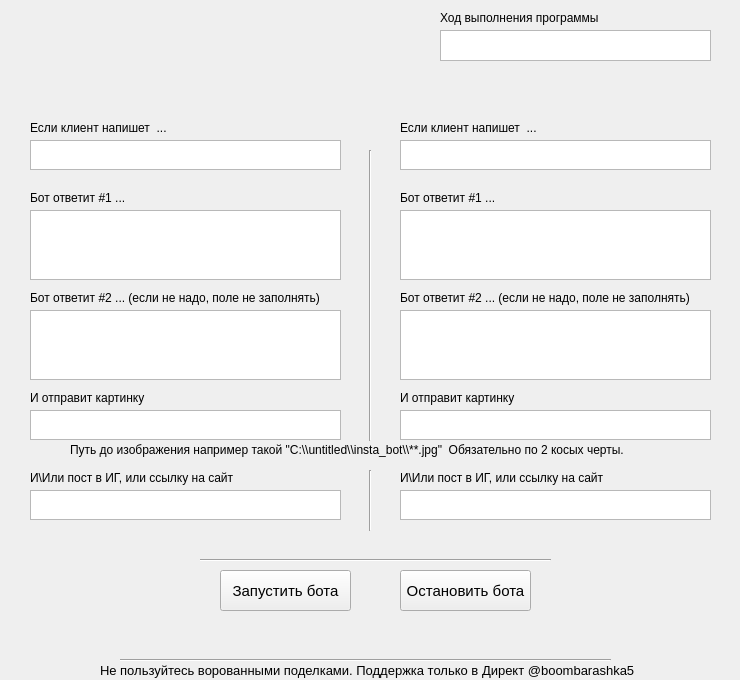
<?xml version="1.0" encoding="UTF-8"?>
<ui version="4.0">
 <class>MainWindow</class>
 <widget class="QMainWindow" name="MainWindow">
  <property name="geometry">
   <rect>
    <x>0</x>
    <y>0</y>
    <width>740</width>
    <height>680</height>
   </rect>
  </property>
  <property name="minimumSize">
   <size>
    <width>740</width>
    <height>680</height>
   </size>
  </property>
  <property name="maximumSize">
   <size>
    <width>740</width>
    <height>680</height>
   </size>
  </property>
  <property name="windowTitle">
   <string>BoomBarashka v1.01</string>
  </property>
  <widget class="QWidget" name="centralwidget">
   <widget class="QLabel" name="label">
    <property name="geometry">
     <rect>
      <x>40</x>
      <y>20</y>
      <width>251</width>
      <height>91</height>
     </rect>
    </property>
    <property name="text">
     <string/>
    </property>
    <property name="pixmap">
     <pixmap>logo.png</pixmap>
    </property>
    <property name="scaledContents">
     <bool>true</bool>
    </property>
    <property name="alignment">
     <set>Qt::AlignCenter</set>
    </property>
   </widget>
   <widget class="QTextEdit" name="textEdit">
    <property name="geometry">
     <rect>
      <x>30</x>
      <y>140</y>
      <width>311</width>
      <height>30</height>
     </rect>
    </property>
    <property name="font">
     <font>
      <pointsize>10</pointsize>
     </font>
    </property>
    <property name="html">
     <string>&lt;!DOCTYPE HTML PUBLIC &quot;-//W3C//DTD HTML 4.0//EN&quot; &quot;http://www.w3.org/TR/REC-html40/strict.dtd&quot;&gt;
&lt;html&gt;&lt;head&gt;&lt;meta name=&quot;qrichtext&quot; content=&quot;1&quot; /&gt;&lt;style type=&quot;text/css&quot;&gt;
p, li { white-space: pre-wrap; }
&lt;/style&gt;&lt;/head&gt;&lt;body style=&quot; font-family:'MS Shell Dlg 2'; font-size:10pt; font-weight:400; font-style:normal;&quot;&gt;
&lt;p style=&quot;-qt-paragraph-type:empty; margin-top:0px; margin-bottom:0px; margin-left:0px; margin-right:0px; -qt-block-indent:0; text-indent:0px;&quot;&gt;&lt;br /&gt;&lt;/p&gt;&lt;/body&gt;&lt;/html&gt;</string>
    </property>
   </widget>
   <widget class="QTextEdit" name="textEdit_2">
    <property name="geometry">
     <rect>
      <x>400</x>
      <y>140</y>
      <width>311</width>
      <height>30</height>
     </rect>
    </property>
    <property name="font">
     <font>
      <pointsize>10</pointsize>
     </font>
    </property>
    <property name="html">
     <string>&lt;!DOCTYPE HTML PUBLIC &quot;-//W3C//DTD HTML 4.0//EN&quot; &quot;http://www.w3.org/TR/REC-html40/strict.dtd&quot;&gt;
&lt;html&gt;&lt;head&gt;&lt;meta name=&quot;qrichtext&quot; content=&quot;1&quot; /&gt;&lt;style type=&quot;text/css&quot;&gt;
p, li { white-space: pre-wrap; }
&lt;/style&gt;&lt;/head&gt;&lt;body style=&quot; font-family:'MS Shell Dlg 2'; font-size:10pt; font-weight:400; font-style:normal;&quot;&gt;
&lt;p style=&quot;-qt-paragraph-type:empty; margin-top:0px; margin-bottom:0px; margin-left:0px; margin-right:0px; -qt-block-indent:0; text-indent:0px; font-size:8.25pt;&quot;&gt;&lt;br /&gt;&lt;/p&gt;&lt;/body&gt;&lt;/html&gt;</string>
    </property>
   </widget>
   <widget class="QLabel" name="label_2">
    <property name="geometry">
     <rect>
      <x>100</x>
      <y>660</y>
      <width>551</width>
      <height>20</height>
     </rect>
    </property>
    <property name="font">
     <font>
      <pointsize>10</pointsize>
     </font>
    </property>
    <property name="text">
     <string>Не пользуйтесь ворованными поделками. Поддержка только в Директ @boombarashka5</string>
    </property>
   </widget>
   <widget class="Line" name="line">
    <property name="geometry">
     <rect>
      <x>120</x>
      <y>650</y>
      <width>491</width>
      <height>20</height>
     </rect>
    </property>
    <property name="orientation">
     <enum>Qt::Horizontal</enum>
    </property>
   </widget>
   <widget class="QLabel" name="label_3">
    <property name="geometry">
     <rect>
      <x>30</x>
      <y>120</y>
      <width>191</width>
      <height>15</height>
     </rect>
    </property>
    <property name="font">
     <font>
      <pointsize>9</pointsize>
     </font>
    </property>
    <property name="text">
     <string>Если клиент напишет  ...</string>
    </property>
   </widget>
   <widget class="QLabel" name="label_4">
    <property name="geometry">
     <rect>
      <x>30</x>
      <y>190</y>
      <width>181</width>
      <height>15</height>
     </rect>
    </property>
    <property name="font">
     <font>
      <pointsize>9</pointsize>
     </font>
    </property>
    <property name="text">
     <string>Бот ответит #1 ...</string>
    </property>
   </widget>
   <widget class="QLabel" name="label_5">
    <property name="geometry">
     <rect>
      <x>400</x>
      <y>120</y>
      <width>171</width>
      <height>16</height>
     </rect>
    </property>
    <property name="font">
     <font>
      <pointsize>9</pointsize>
     </font>
    </property>
    <property name="text">
     <string>Если клиент напишет  ...</string>
    </property>
   </widget>
   <widget class="QLabel" name="label_6">
    <property name="geometry">
     <rect>
      <x>400</x>
      <y>190</y>
      <width>121</width>
      <height>15</height>
     </rect>
    </property>
    <property name="font">
     <font>
      <pointsize>9</pointsize>
     </font>
    </property>
    <property name="text">
     <string>Бот ответит #1 ...</string>
    </property>
   </widget>
   <widget class="QPlainTextEdit" name="plainTextEdit">
    <property name="geometry">
     <rect>
      <x>30</x>
      <y>210</y>
      <width>311</width>
      <height>70</height>
     </rect>
    </property>
   </widget>
   <widget class="QPlainTextEdit" name="plainTextEdit_2">
    <property name="geometry">
     <rect>
      <x>400</x>
      <y>210</y>
      <width>311</width>
      <height>70</height>
     </rect>
    </property>
    <property name="plainText">
     <string/>
    </property>
   </widget>
   <widget class="QPlainTextEdit" name="plainTextEdit_3">
    <property name="geometry">
     <rect>
      <x>440</x>
      <y>30</y>
      <width>271</width>
      <height>31</height>
     </rect>
    </property>
   </widget>
   <widget class="QLabel" name="label_7">
    <property name="geometry">
     <rect>
      <x>440</x>
      <y>10</y>
      <width>171</width>
      <height>16</height>
     </rect>
    </property>
    <property name="font">
     <font>
      <pointsize>9</pointsize>
     </font>
    </property>
    <property name="text">
     <string>Ход выполнения программы</string>
    </property>
   </widget>
   <widget class="Line" name="line_3">
    <property name="geometry">
     <rect>
      <x>360</x>
      <y>150</y>
      <width>20</width>
      <height>291</height>
     </rect>
    </property>
    <property name="orientation">
     <enum>Qt::Vertical</enum>
    </property>
   </widget>
   <widget class="QLabel" name="label_8">
    <property name="geometry">
     <rect>
      <x>30</x>
      <y>290</y>
      <width>321</width>
      <height>16</height>
     </rect>
    </property>
    <property name="font">
     <font>
      <pointsize>9</pointsize>
     </font>
    </property>
    <property name="text">
     <string>Бот ответит #2 ... (если не надо, поле не заполнять)</string>
    </property>
   </widget>
   <widget class="QPlainTextEdit" name="plainTextEdit_4">
    <property name="geometry">
     <rect>
      <x>30</x>
      <y>310</y>
      <width>311</width>
      <height>70</height>
     </rect>
    </property>
   </widget>
   <widget class="QLabel" name="label_9">
    <property name="geometry">
     <rect>
      <x>400</x>
      <y>290</y>
      <width>311</width>
      <height>16</height>
     </rect>
    </property>
    <property name="font">
     <font>
      <pointsize>9</pointsize>
     </font>
    </property>
    <property name="text">
     <string>Бот ответит #2 ... (если не надо, поле не заполнять)</string>
    </property>
   </widget>
   <widget class="QPlainTextEdit" name="plainTextEdit_5">
    <property name="geometry">
     <rect>
      <x>400</x>
      <y>310</y>
      <width>311</width>
      <height>70</height>
     </rect>
    </property>
    <property name="plainText">
     <string/>
    </property>
   </widget>
   <widget class="QLabel" name="label_10">
    <property name="geometry">
     <rect>
      <x>30</x>
      <y>390</y>
      <width>121</width>
      <height>16</height>
     </rect>
    </property>
    <property name="font">
     <font>
      <pointsize>9</pointsize>
     </font>
    </property>
    <property name="text">
     <string>И отправит картинку</string>
    </property>
   </widget>
   <widget class="QTextEdit" name="textEdit_3">
    <property name="geometry">
     <rect>
      <x>30</x>
      <y>410</y>
      <width>311</width>
      <height>30</height>
     </rect>
    </property>
    <property name="font">
     <font>
      <pointsize>10</pointsize>
     </font>
    </property>
    <property name="toolTip">
     <string>Могут быть картинки в формате jpeg, jpg, png и bmp</string>
    </property>
    <property name="html">
     <string>&lt;!DOCTYPE HTML PUBLIC &quot;-//W3C//DTD HTML 4.0//EN&quot; &quot;http://www.w3.org/TR/REC-html40/strict.dtd&quot;&gt;
&lt;html&gt;&lt;head&gt;&lt;meta name=&quot;qrichtext&quot; content=&quot;1&quot; /&gt;&lt;style type=&quot;text/css&quot;&gt;
p, li { white-space: pre-wrap; }
&lt;/style&gt;&lt;/head&gt;&lt;body style=&quot; font-family:'MS Shell Dlg 2'; font-size:10pt; font-weight:400; font-style:normal;&quot;&gt;
&lt;p style=&quot;-qt-paragraph-type:empty; margin-top:0px; margin-bottom:0px; margin-left:0px; margin-right:0px; -qt-block-indent:0; text-indent:0px; font-size:8.25pt;&quot;&gt;&lt;br /&gt;&lt;/p&gt;&lt;/body&gt;&lt;/html&gt;</string>
    </property>
   </widget>
   <widget class="QTextEdit" name="textEdit_4">
    <property name="geometry">
     <rect>
      <x>400</x>
      <y>410</y>
      <width>311</width>
      <height>30</height>
     </rect>
    </property>
    <property name="font">
     <font>
      <pointsize>10</pointsize>
     </font>
    </property>
    <property name="toolTip">
     <string>Могут быть картинки в формате jpeg, jpg, png и bmp</string>
    </property>
    <property name="html">
     <string>&lt;!DOCTYPE HTML PUBLIC &quot;-//W3C//DTD HTML 4.0//EN&quot; &quot;http://www.w3.org/TR/REC-html40/strict.dtd&quot;&gt;
&lt;html&gt;&lt;head&gt;&lt;meta name=&quot;qrichtext&quot; content=&quot;1&quot; /&gt;&lt;style type=&quot;text/css&quot;&gt;
p, li { white-space: pre-wrap; }
&lt;/style&gt;&lt;/head&gt;&lt;body style=&quot; font-family:'MS Shell Dlg 2'; font-size:10pt; font-weight:400; font-style:normal;&quot;&gt;
&lt;p style=&quot;-qt-paragraph-type:empty; margin-top:0px; margin-bottom:0px; margin-left:0px; margin-right:0px; -qt-block-indent:0; text-indent:0px; font-size:8.25pt;&quot;&gt;&lt;br /&gt;&lt;/p&gt;&lt;/body&gt;&lt;/html&gt;</string>
    </property>
   </widget>
   <widget class="QLabel" name="label_11">
    <property name="geometry">
     <rect>
      <x>70</x>
      <y>440</y>
      <width>600</width>
      <height>20</height>
     </rect>
    </property>
    <property name="font">
     <font>
      <pointsize>9</pointsize>
     </font>
    </property>
    <property name="text">
     <string>Путь до изображения например такой &quot;C:\\untitled\\insta_bot\\**.jpg&quot;  Обязательно по 2 косых черты.</string>
    </property>
   </widget>
   <widget class="QLabel" name="label_12">
    <property name="geometry">
     <rect>
      <x>400</x>
      <y>390</y>
      <width>121</width>
      <height>16</height>
     </rect>
    </property>
    <property name="font">
     <font>
      <pointsize>9</pointsize>
     </font>
    </property>
    <property name="text">
     <string>И отправит картинку</string>
    </property>
   </widget>
   <widget class="QLabel" name="label_13">
    <property name="geometry">
     <rect>
      <x>30</x>
      <y>470</y>
      <width>211</width>
      <height>16</height>
     </rect>
    </property>
    <property name="font">
     <font>
      <pointsize>9</pointsize>
     </font>
    </property>
    <property name="text">
     <string>И\Или пост в ИГ, или ссылку на сайт</string>
    </property>
   </widget>
   <widget class="QTextEdit" name="textEdit_5">
    <property name="geometry">
     <rect>
      <x>30</x>
      <y>490</y>
      <width>311</width>
      <height>30</height>
     </rect>
    </property>
    <property name="font">
     <font>
      <pointsize>10</pointsize>
     </font>
    </property>
    <property name="toolTip">
     <string>Например https://www.instagram.com/p/CHbSlvlABEO</string>
    </property>
    <property name="html">
     <string>&lt;!DOCTYPE HTML PUBLIC &quot;-//W3C//DTD HTML 4.0//EN&quot; &quot;http://www.w3.org/TR/REC-html40/strict.dtd&quot;&gt;
&lt;html&gt;&lt;head&gt;&lt;meta name=&quot;qrichtext&quot; content=&quot;1&quot; /&gt;&lt;style type=&quot;text/css&quot;&gt;
p, li { white-space: pre-wrap; }
&lt;/style&gt;&lt;/head&gt;&lt;body style=&quot; font-family:'MS Shell Dlg 2'; font-size:10pt; font-weight:400; font-style:normal;&quot;&gt;
&lt;p style=&quot;-qt-paragraph-type:empty; margin-top:0px; margin-bottom:0px; margin-left:0px; margin-right:0px; -qt-block-indent:0; text-indent:0px;&quot;&gt;&lt;br /&gt;&lt;/p&gt;&lt;/body&gt;&lt;/html&gt;</string>
    </property>
    <property name="placeholderText">
     <string comment="https://www.instagram.com/p/CHbSlvlABEO/" extracomment="https://www.instagram.com/p/CHbSlvlABEO/"/>
    </property>
   </widget>
   <widget class="QLabel" name="label_14">
    <property name="geometry">
     <rect>
      <x>400</x>
      <y>470</y>
      <width>211</width>
      <height>16</height>
     </rect>
    </property>
    <property name="font">
     <font>
      <pointsize>9</pointsize>
     </font>
    </property>
    <property name="text">
     <string>И\Или пост в ИГ, или ссылку на сайт</string>
    </property>
   </widget>
   <widget class="QTextEdit" name="textEdit_6">
    <property name="geometry">
     <rect>
      <x>400</x>
      <y>490</y>
      <width>311</width>
      <height>30</height>
     </rect>
    </property>
    <property name="font">
     <font>
      <pointsize>10</pointsize>
     </font>
    </property>
    <property name="toolTip">
     <string>Например https://www.instagram.com/p/CHbSlvlABEO</string>
    </property>
    <property name="html">
     <string>&lt;!DOCTYPE HTML PUBLIC &quot;-//W3C//DTD HTML 4.0//EN&quot; &quot;http://www.w3.org/TR/REC-html40/strict.dtd&quot;&gt;
&lt;html&gt;&lt;head&gt;&lt;meta name=&quot;qrichtext&quot; content=&quot;1&quot; /&gt;&lt;style type=&quot;text/css&quot;&gt;
p, li { white-space: pre-wrap; }
&lt;/style&gt;&lt;/head&gt;&lt;body style=&quot; font-family:'MS Shell Dlg 2'; font-size:10pt; font-weight:400; font-style:normal;&quot;&gt;
&lt;p style=&quot;-qt-paragraph-type:empty; margin-top:0px; margin-bottom:0px; margin-left:0px; margin-right:0px; -qt-block-indent:0; text-indent:0px;&quot;&gt;&lt;br /&gt;&lt;/p&gt;&lt;/body&gt;&lt;/html&gt;</string>
    </property>
    <property name="placeholderText">
     <string comment="https://www.instagram.com/p/CHbSlvlABEO/" extracomment="https://www.instagram.com/p/CHbSlvlABEO/"/>
    </property>
   </widget>
   <widget class="Line" name="line_4">
    <property name="geometry">
     <rect>
      <x>360</x>
      <y>470</y>
      <width>20</width>
      <height>61</height>
     </rect>
    </property>
    <property name="orientation">
     <enum>Qt::Vertical</enum>
    </property>
   </widget>
   <widget class="QPushButton" name="pushButton">
    <property name="geometry">
     <rect>
      <x>220</x>
      <y>570</y>
      <width>131</width>
      <height>41</height>
     </rect>
    </property>
    <property name="font">
     <font>
      <pointsize>11</pointsize>
     </font>
    </property>
    <property name="cursor">
     <cursorShape>PointingHandCursor</cursorShape>
    </property>
    <property name="mouseTracking">
     <bool>true</bool>
    </property>
    <property name="text">
     <string>Запустить бота</string>
    </property>
   </widget>
   <widget class="QPushButton" name="pushButton_2">
    <property name="geometry">
     <rect>
      <x>400</x>
      <y>570</y>
      <width>131</width>
      <height>41</height>
     </rect>
    </property>
    <property name="font">
     <font>
      <pointsize>11</pointsize>
     </font>
    </property>
    <property name="cursor">
     <cursorShape>PointingHandCursor</cursorShape>
    </property>
    <property name="mouseTracking">
     <bool>true</bool>
    </property>
    <property name="text">
     <string>Остановить бота</string>
    </property>
   </widget>
   <widget class="Line" name="line_2">
    <property name="geometry">
     <rect>
      <x>200</x>
      <y>550</y>
      <width>351</width>
      <height>20</height>
     </rect>
    </property>
    <property name="orientation">
     <enum>Qt::Horizontal</enum>
    </property>
   </widget>
  </widget>
 </widget>
 <resources/>
 <connections/>
</ui>
